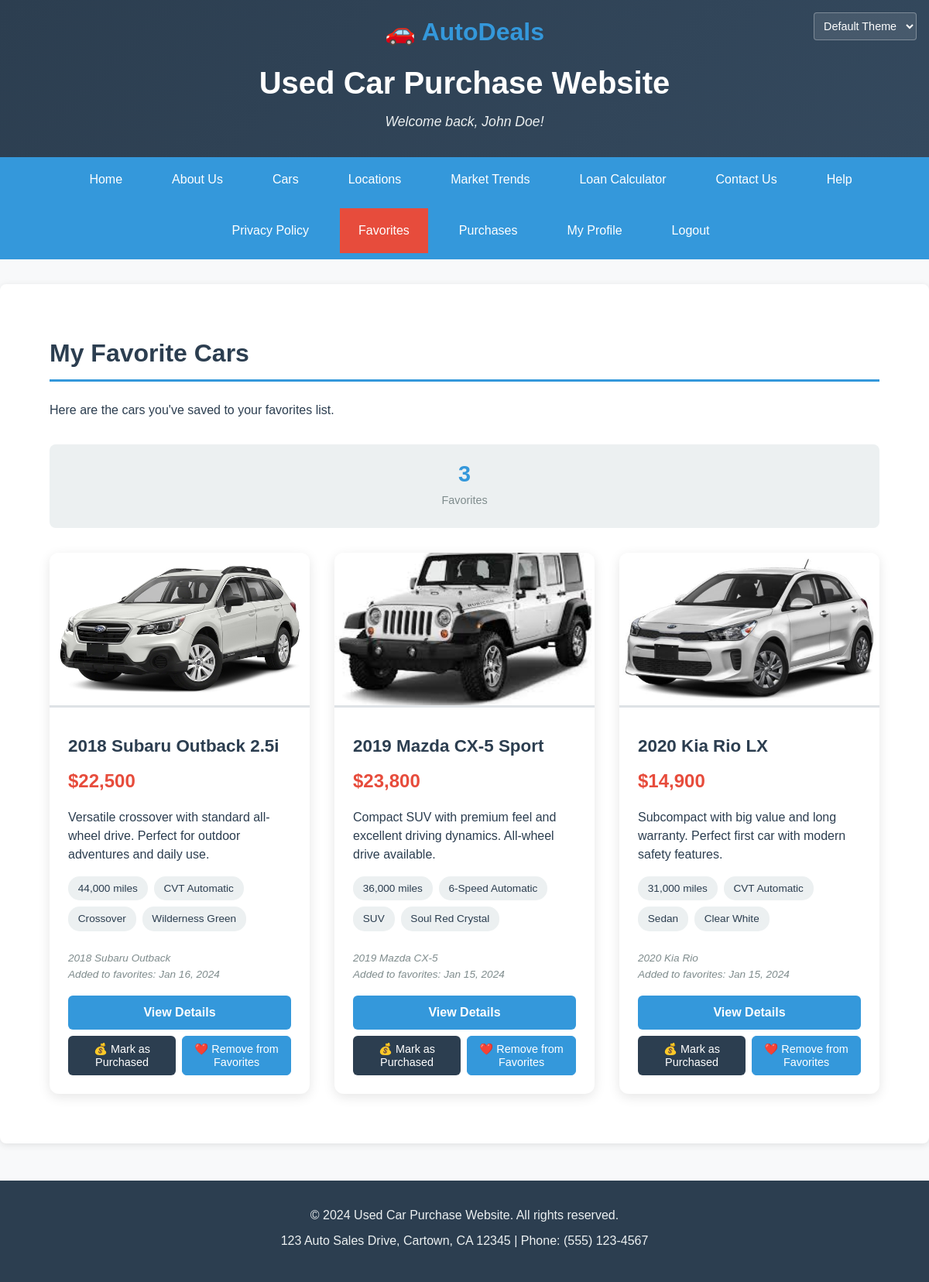
Screenshot of /public_html/favorites.php (signed in) with the database file from the repository.
### tables this page shows
CREATE TABLE IF NOT EXISTS users (
    id INT(11) NOT NULL AUTO_INCREMENT,
    username VARCHAR(50) NOT NULL UNIQUE,
    email VARCHAR(100) NOT NULL UNIQUE,
    password VARCHAR(255) NOT NULL,
    first_name VARCHAR(50) DEFAULT NULL,
    last_name VARCHAR(50) DEFAULT NULL,
    phone VARCHAR(20) DEFAULT NULL,
    role ENUM('user', 'admin') DEFAULT 'user',
    is_active TINYINT(1) DEFAULT 1,
    created_at TIMESTAMP DEFAULT CURRENT_TIMESTAMP,
    updated_at TIMESTAMP DEFAULT CURRENT_TIMESTAMP ON UPDATE CURRENT_TIMESTAMP,
    last_login TIMESTAMP NULL DEFAULT NULL,
    PRIMARY KEY (id),
    UNIQUE KEY unique_username (username),
    UNIQUE KEY unique_email (email),
    INDEX idx_username (username),
    INDEX idx_email (email),
    INDEX idx_role (role)
);

CREATE TABLE IF NOT EXISTS favorites (
    id INT(11) NOT NULL AUTO_INCREMENT,
    user_id INT(11) NOT NULL,
    car_id INT(11) NOT NULL,
    created_at TIMESTAMP DEFAULT CURRENT_TIMESTAMP,
    PRIMARY KEY (id),
    FOREIGN KEY (user_id) REFERENCES users(id) ON DELETE CASCADE,
    FOREIGN KEY (car_id) REFERENCES cars(id) ON DELETE CASCADE,
    UNIQUE KEY unique_favorite (user_id, car_id),
    INDEX idx_user_id (user_id),
    INDEX idx_car_id (car_id)
);

CREATE TABLE IF NOT EXISTS cars (
    id INT(11) NOT NULL AUTO_INCREMENT,
    name VARCHAR(255) NOT NULL,
    price DECIMAL(10,2) NOT NULL,
    year INT(4) NOT NULL,
    image VARCHAR(500) NOT NULL,
    description TEXT NOT NULL,
    mileage VARCHAR(50) NOT NULL,
    transmission VARCHAR(50) NOT NULL,
    body_type VARCHAR(50) NOT NULL,
    make VARCHAR(100) NOT NULL,
    model VARCHAR(100) NOT NULL,
    color VARCHAR(50) DEFAULT NULL,
    fuel_type VARCHAR(50) DEFAULT 'Gasoline',
    created_at TIMESTAMP DEFAULT CURRENT_TIMESTAMP,
    updated_at TIMESTAMP DEFAULT CURRENT_TIMESTAMP ON UPDATE CURRENT_TIMESTAMP,
    PRIMARY KEY (id),
    INDEX idx_year (year),
    INDEX idx_price (price),
    INDEX idx_make (make)
);

### php/session.php (called while the page is built, shortened)
<?php
require_once __DIR__ . '/config.php';
function isLoggedIn() {
    return isset($_SESSION['user_id']) && !empty($_SESSION['user_id']);
}
function getCurrentUser() {
    try {
        $connection = getDatabaseConnection();
        $query = "SELECT id, username, email, first_name, last_name, phone, created_at, last_login
                  FROM users
                  WHERE id = ? AND is_active = 1";
        $stmt = $connection->prepare($query);
        $stmt->bind_param("i", $_SESSION['user_id']);
        $stmt->execute();
        $result = $stmt->get_result();
        $user = $result->fetch_assoc();
        return $user;
    } catch (Exception $e) {
        error_log("Error fetching current user: " . $e->getMessage());
        return null;
    }
}
function getUserDisplayName() {
    $user = getCurrentUser();
    if ($user) {
        if (!empty($user['first_name']) && !empty($user['last_name'])) {
            return $user['first_name'] . ' ' . $user['last_name'];
        } elseif (!empty($user['first_name'])) {
            return $user['first_name'];
        } else {
            return $user['username'];
        }
    }
    return $_SESSION['username'] ?? '';
}
?>

### php/config.php (called while the page is built, shortened)
<?php
function sanitizeOutput($data) {
    return htmlspecialchars($data, ENT_QUOTES, 'UTF-8');
}
function formatPrice($price) {
    return '$' . number_format($price, 0);
}
function formatYear($year) {
    return (int)$year;
}
?>

### php/user_features.php (called while the page is built, shortened)
<?php
require_once __DIR__ . '/config.php';
require_once __DIR__ . '/session.php';
function getUserFavorites($userId) {
    try {
        $connection = getDatabaseConnection();
        $query = "SELECT c.*, f.created_at as favorited_at
                  FROM cars c
                  INNER JOIN favorites f ON c.id = f.car_id
                  WHERE f.user_id = ?
                  ORDER BY f.created_at DESC";
        $stmt = $connection->prepare($query);
        $stmt->bind_param("i", $userId);
        $stmt->execute();
        $result = $stmt->get_result();
        $favorites = [];
        while ($row = $result->fetch_assoc()) {
            $favorites[] = $row;
        }
        return $favorites;
    } catch (Exception $e) {
        error_log("Error getting user favorites: " . $e->getMessage());
        return [];
    }
}
?>

### public_html/favorites.php (the view, shortened to what this page needs)
<?php
require_once '../php/session.php';
require_once '../php/config.php';
require_once '../php/navigation.php';
require_once '../php/user_features.php';
$user = getCurrentUser();
$favorites = getUserFavorites($user['id']);
$favoritesCount = count($favorites);
?>
<!DOCTYPE html>
<html lang="en">
<head>
    <link rel="stylesheet" href="../css/theme-default.css" id="theme-link">
</head>
<body>
    <header>
        <div class="theme-switcher">
            <select id="theme-select" class="theme-select">
                <option value="default">Default Theme</option>
            </select>
        </div>
        <div class="logo-text" style="font-size: 2rem; font-weight: bold; color: #3498db; margin-bottom: 0.5rem;">🚗 AutoDeals</div>
        <h1>Used Car Purchase Website</h1>
        <?php echo generateHeaderGreeting(); ?>
    </header>
    <?php echo generateNavigation('favorites.php'); ?>
    <main>
        <div class="favorites-container">
            <h2>My Favorite Cars</h2>
            <p>Here are the cars you've saved to your favorites list.</p>
            <div class="favorites-stats">
                <div class="stat-item">
                    <span class="stat-number"><?php echo $favoritesCount; ?></span>
                    <span class="stat-label">Favorite<?php echo $favoritesCount !== 1 ? 's' : ''; ?></span>
                </div>
            </div>
            <?php if (!empty($favorites)): ?>
                <div class="cars-grid">
                    <?php foreach ($favorites as $car): ?>
                    <div class="car-card">
                        <img src="<?php echo sanitizeOutput($car['image']); ?>" alt="<?php echo sanitizeOutput($car['name']); ?>" class="car-image">
                        <div class="car-details">
                            <h3 class="car-name"><?php echo sanitizeOutput($car['name']); ?></h3>
                            <p class="car-price"><?php echo formatPrice($car['price']); ?></p>
                            <p class="car-description"><?php echo sanitizeOutput($car['description']); ?></p>
                            <div class="car-specs">
                                <span class="spec"><?php echo sanitizeOutput($car['mileage']); ?></span>
                                <span class="spec"><?php echo sanitizeOutput($car['transmission']); ?></span>
                                <span class="spec"><?php echo sanitizeOutput($car['body_type']); ?></span>
                                <?php if (!empty($car['color'])): ?>
                                    <span class="spec"><?php echo sanitizeOutput($car['color']); ?></span>
                                <?php endif; ?>
                            </div>
                            <div class="car-meta" style="font-size: 0.85rem; color: var(--text-light); margin-bottom: 1rem;">
                                <span><?php echo formatYear($car['year']); ?> <?php echo sanitizeOutput($car['make']); ?> <?php echo sanitizeOutput($car['model']); ?></span>
                                <br>
                                <span style="font-style: italic;">Added to favorites: <?php echo date('M j, Y', strtotime($car['favorited_at'])); ?></span>
                            </div>
                            <div class="car-actions">
                                <button class="view-details-btn" data-car-id="<?php echo $car['id']; ?>">View Details</button>
                                <div class="user-actions">
                                    <?php if ($car['is_purchased']): ?>
                                        <button class="purchased-btn" disabled>
                                            ✓ Purchased
                                        </button>
                                    <?php else: ?>
                                        <button class="purchase-btn"
                                                data-car-id="<?php echo $car['id']; ?>"
                                                data-price="<?php echo $car['price']; ?>">
                                            💰 Mark as Purchased
                                        </button>
                                    <?php endif; ?>
                                    <button class="favorite-btn favorited"
                                            data-car-id="<?php echo $car['id']; ?>">
                                        ❤️ Remove from Favorites
                                    </button>
                                </div>
                            </div>
                        </div>
                    </div>
                    <?php endforeach; ?>
                </div>
            <?php endif; ?>
        </div>
    </main>
    <footer>
        <p>&copy; 2024 Used Car Purchase Website. All rights reserved.</p>
        <p>123 Auto Sales Drive, Cartown, CA 12345 | Phone: (555) 123-4567</p>
    </footer>
</body>
</html>

### php/navigation.php (shortened to what this page needs)
<?php
function generateNavigation($current_page = '') {
    $loggedIn = isLoggedIn();
    $displayName = $loggedIn ? getUserDisplayName() : '';
            $nav_items = [
            'index.html' => 'Home',
            'about.html' => 'About Us',
            'cars.php' => 'Cars',
            'locations.html' => 'Locations',
            'market-trends.html' => 'Market Trends',
            'calculator.php' => 'Loan Calculator',
            'contact.html' => 'Contact Us',
            'help.php' => 'Help',
            'privacy.html' => 'Privacy Policy'
        ];
    $nav_html = '<nav>
        <button class="menu-toggle">☰</button>
        <ul>';
    foreach ($nav_items as $page => $title) {
        $active_class = ($current_page === $page) ? ' class="active"' : '';
        $nav_html .= "<li><a href=\"$page\"$active_class>$title</a></li>";
    }
    if ($loggedIn) {
        $active_favorites = ($current_page === 'favorites.php') ? ' class="active"' : '';
        $active_purchases = ($current_page === 'purchases.php') ? ' class="active"' : '';
        $active_profile = ($current_page === 'profile.php') ? ' class="active"' : '';
        $nav_html .= "<li><a href=\"favorites.php\"$active_favorites>Favorites</a></li>";
        $nav_html .= "<li><a href=\"purchases.php\"$active_purchases>Purchases</a></li>";
        $nav_html .= "<li><a href=\"profile.php\"$active_profile>My Profile</a></li>";
        $nav_html .= '<li><a href="logout.php">Logout</a></li>';
        $nav_html .= '<li class="user-greeting mobile-only"><span>Welcome, ' . sanitizeOutput($displayName) . '!</span></li>';
    } else {
        $active_login = ($current_page === 'login.php') ? ' class="active"' : '';
        $active_register = ($current_page === 'register.php') ? ' class="active"' : '';
        $nav_html .= "<li><a href=\"login.php\"$active_login>Login</a></li>";
        $nav_html .= "<li><a href=\"register.php\"$active_register>Register</a></li>";
    }
    $nav_html .= '</ul>
    </nav>';
    return $nav_html;
}
function generateHeaderGreeting() {
    if (isLoggedIn()) {
        $displayName = getUserDisplayName();
        return '<p>Welcome back, ' . sanitizeOutput($displayName) . '!</p>';
    } else {
        return '<p>Find Your Perfect Pre-Owned Vehicle</p>';
    }
}
?>

### rows the page displays
users: sanitizeOutput($displayName) "John Doe"
favorites: car.image (picture), car.name "2018 Subaru Outback 2.5i", car.price "$22,500", car.description "Versatile crossover with standard all-wheel drive. Perfect for outdoor adventures and daily use.", car.mileage "44,000 miles", car.transmission "CVT Automatic", car.body_type "Crossover", car.color "Wilderness Green", car.year "2018", car.make "Subaru", car.model "Outback", created_at "Jan 16, 2024"
favorites: car.image (picture), car.name "2019 Mazda CX-5 Sport", car.price "$23,800", car.description "Compact SUV with premium feel and excellent driving dynamics. All-wheel drive available.", car.mileage "36,000 miles", car.transmission "6-Speed Automatic", car.body_type "SUV", car.color "Soul Red Crystal", car.year "2019", car.make "Mazda", car.model "CX-5", created_at "Jan 15, 2024"
favorites: car.image (picture), car.name "2020 Kia Rio LX", car.price "$14,900", car.description "Subcompact with big value and long warranty. Perfect first car with modern safety features.", car.mileage "31,000 miles", car.transmission "CVT Automatic", car.body_type "Sedan", car.color "Clear White", car.year "2020", car.make "Kia", car.model "Rio", created_at "Jan 15, 2024"

### other values shown
$title "Home"
$title "About Us"
$title "Cars"
$title "Locations"
$title "Market Trends"
$title "Loan Calculator"
$title "Contact Us"
$title "Help"
$title "Privacy Policy"
$favoritesCount "3"
